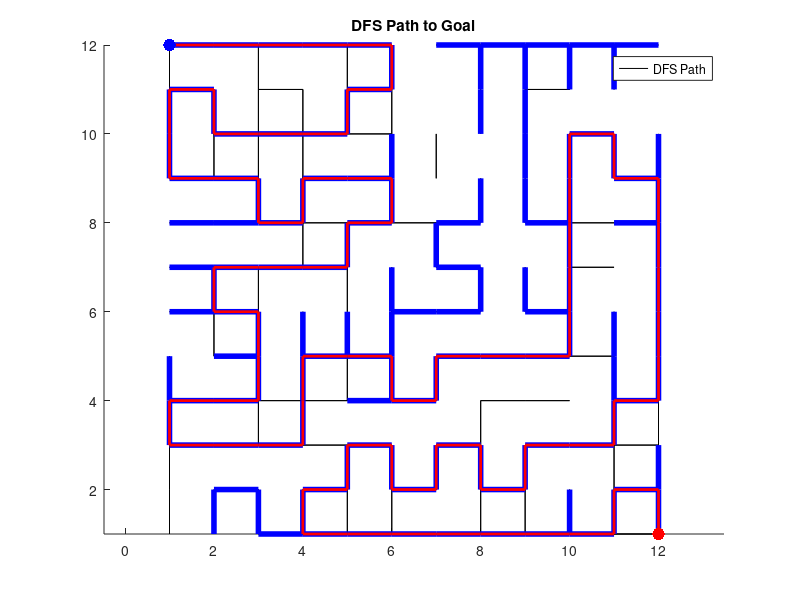

Here is the MATLAB script that generated this plot:
% maze_simulation.m
% First run only: DFS exploration until goal is found

% Carefull, this solution was generated using a large language model (AI). No further modifications were made.
% It is provided as-is and may not be optimal or fully functional.

function maze_simulation()
    %% Parameters
    rows = 12;
    cols = 12;

    % Directions: [dy, dx] for [N, E, S, W]
    dirs = int8([ -1  0;
                   0  1;
                   1  0;
                   0 -1]);

    %% Maze Generation
    rng('shuffle');
    maze = false(rows, cols, 4);
    for r = 1:rows
        for c = 1:cols
            for d = 1:4
                if rand() < 0.4
                    dr = dirs(d, 1); dc = dirs(d, 2);
                    r2 = int16(r) + int16(dr);
                    c2 = int16(c) + int16(dc);
                    if r2 >= 1 && r2 <= rows && c2 >= 1 && c2 <= cols
                        maze(r, c, d) = true;
                        opp_d = mod(d + 1, 4) + 1; % Opposite direction
                        maze(r2, c2, opp_d) = true;
                    end
                end
            end
        end
    end

    %% First Run - DFS to find goal
    explored = false(rows, cols);
    goal = [1, cols];
    start_pos = [rows, 1];
    parent = zeros(rows, cols, 2, 'uint8');
    stack = zeros(rows * cols, 2, 'uint8');
    stack_ptr = 1;
    stack(stack_ptr, :) = start_pos;

    found = false;
    while stack_ptr > 0
        current = stack(stack_ptr, :);
        stack_ptr = stack_ptr - 1;
        y = current(1); x = current(2);

        if explored(y, x), continue; end
        explored(y, x) = true;

        if y == goal(1) && x == goal(2)
            found = true;
            break;
        end

        for d = 1:4
            dy = dirs(d, 1); dx = dirs(d, 2);
            ny = double(y) + double(dy);
            nx = double(x) + double(dx);
            if ny >= 1 && ny <= rows && nx >= 1 && nx <= cols
                if maze(y, x, d) && ~explored(ny, nx)
                    stack_ptr = stack_ptr + 1;
                    stack(stack_ptr, :) = [ny, nx];
                    parent(ny, nx, :) = [y, x];
                end
            end
        end
    end

    if ~found
        disp('No path to goal found!');
        return;
    end

    %% Reconstruct DFS path
    path = zeros(rows * cols, 2, 'uint8');
    path_len = 0;
    current = goal;
    while any(current)
        path_len = path_len + 1;
        path(path_len, :) = current;
        current = squeeze(parent(current(1), current(2), :))';
    end
    path = flipud(path(1:path_len, :));

    %% Visualization
    figure;
    title('DFS Path to Goal');
    hold on;
    plot_maze(maze, rows, cols);

    % Draw blue path: actual robot exploration path (line from parent to child)
    for i = 1:rows
        for j = 1:cols
            if explored(i, j) && any(parent(i, j, :) ~= 0)
                py = parent(i, j, 1);
                px = parent(i, j, 2);
                plot([px, j], [py, i], 'b-', 'LineWidth', 4);
            end
        end
    end

    % Show DFS path in green on top
    plot(path(:, 2), path(:, 1), 'r', 'LineWidth', 2);
    scatter(start_pos(2), start_pos(1), 80, 'b', 'filled');
    scatter(goal(2), goal(1), 80, 'r', 'filled');
    axis equal;
    legend('DFS Path');
    hold off;
end

function plot_maze(maze, rows, cols)
    dirs = [-1 0; 0 1; 1 0; 0 -1];
    for r = 1:rows
        for c = 1:cols
            for d = 1:4
                if maze(r, c, d)
                    dr = dirs(d, 1); dc = dirs(d, 2);
                    r2 = r + dr; c2 = c + dc;
                    if r2 >= 1 && r2 <= rows && c2 >= 1 && c2 <= cols
                        plot([c, c2], [r, r2], 'k');
                    end
                end
            end
        end
    end
end
